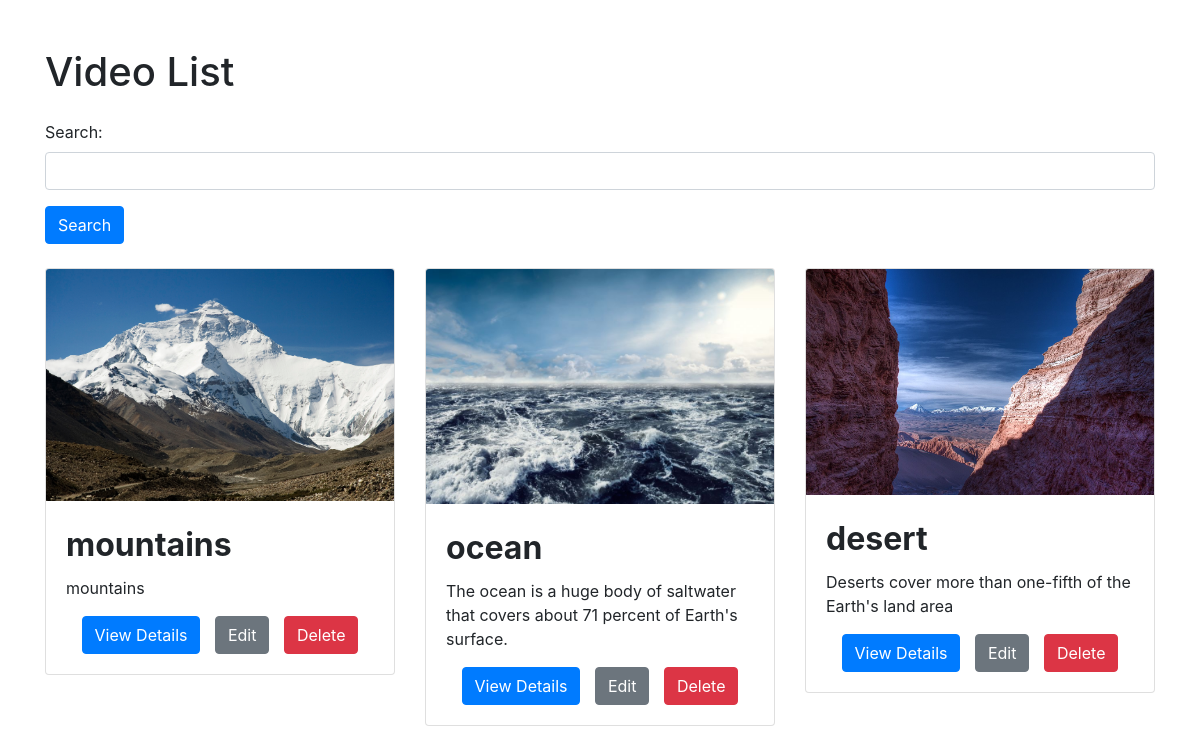
The page /video_only/ on the database its author committed.
### videos/models.py (models this page shows, shortened)
class Video(models.Model):
    id = models.BigAutoField(primary_key=True)
    title = models.CharField(max_length=100)
    description = models.TextField()
    video_file = models.FileField(upload_to='uploads/video_files',
                                  validators=[FileExtensionValidator(allowed_extensions=['mp4'])])
    thumbnail = models.FileField(upload_to='uploads/thumbnails',
                                 validators=[FileExtensionValidator(allowed_extensions=['png', 'jpg', 'jpeg'])])
    date_posted = models.DateTimeField(default=timezone.now)

### videos/views.py (the view)
# urls.py: path('video_only/', video_only, name='video_only'),
def video_only(request):
    videos = Video.objects.all()
    return render(request, 'videos/video-list.html', {'videos': videos})

### videos/templates/videos/video-list.html (shortened to what this page needs)
<!DOCTYPE html>
<html lang="en">
<head>
    <link href="https://stackpath.bootstrapcdn.com/bootstrap/4.5.2/css/bootstrap.min.css" rel="stylesheet">
</head>
<body>
    <div class="container">
        <h1 class="mt-5 mb-4">Video List</h1>
        <form action="{% url 'video-search' %}" method="get" class="mb-4">
            <div class="form-group">
                <label for="search">Search:</label>
                <input type="text" id="search" name="query" class="form-control">
            </div>
            <button type="submit" class="btn btn-primary">Search</button>
        </form>
        <div class="row">
            {% for video in videos %}
                <div class="col-md-4">
                    <div class="card video-item">
                        <a href="{{ video.video_file.url }}" target="_blank">
                            <img src="{{ video.thumbnail.url }}" alt="Thumbnail" class="card-img-top video-thumbnail">
                        </a>
                        <div class="card-body">
                            <h2 class="card-title video-title">{{ video.title }}</h2>
                            <p class="card-text video-description">{{ video.description }}</p>
                            <div class="video-options">
                                <a href="{% url 'video-detail' video.pk %}" class="btn btn-primary">View Details</a>
                                <a href="{% url 'video-update' video.pk %}" class="btn btn-secondary">Edit</a>
                                <a href="{% url 'video-delete' video.pk %}" class="btn btn-danger">Delete</a>
                            </div>
                        </div>
                    </div>
                </div>
            {% endfor %}
        </div>
    </div>
</body>
</html>

### videos/templates/videos/video-list.html (style rules this page uses)
.video-item { margin-bottom: 20px; }
.video-thumbnail { width: 100%; height: auto; cursor: pointer; }
.video-title { font-weight: bold; margin-top: 5px; }
.video-description { margin-top: 5px; }
.video-options { margin-top: 10px; text-align: center; }
.video-options a { margin: 0 5px; }

### rows shown on the page
Video: thumbnail (picture), title "mountains", description "mountains"
Video: thumbnail (picture), title "ocean", description "The ocean is a huge body of saltwater that covers about 71 percent of Earth's surface."
Video: thumbnail (picture), title "desert", description "Deserts cover more than one-fifth of the Earth's land area"
